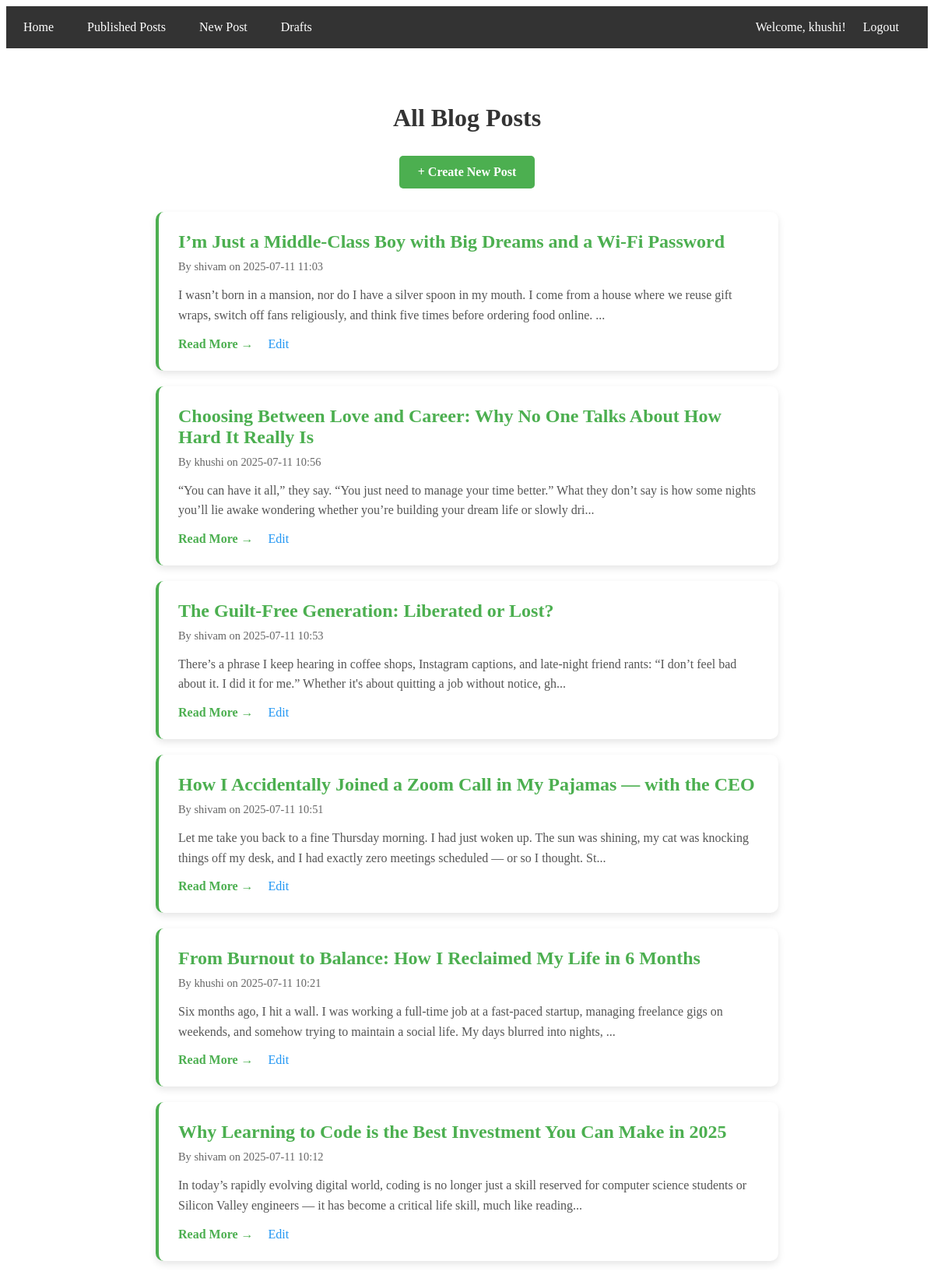
Screenshot of /posts/ (signed in) with the database file from the repository.
### tables this page shows
CREATE TABLE posts (
            id INTEGER PRIMARY KEY AUTOINCREMENT,
            title TEXT NOT NULL,
            body TEXT NOT NULL,
            author TEXT NOT NULL,
            is_published BOOLEAN DEFAULT 0,
            created_at TEXT NOT NULL
        );

### routes/post_routes.py (the view)
@post_bp.route("/", methods=["GET"])
def show_posts():
    posts = list_posts(published=True)
    return render_template("posts.html", posts=posts)

### controllers/post_controller.py (called while the page is built)
def list_posts(published=True):
    return Post.get_by_status(is_published=published)

### models/post.py (called while the page is built)
    @staticmethod
    def _init_db():
        os.makedirs(os.path.dirname(DATABASE_FILE), exist_ok=True)
        conn = sqlite3.connect(DATABASE_FILE)
        cursor = conn.cursor()
        cursor.execute('''
            CREATE TABLE IF NOT EXISTS posts (
                id INTEGER PRIMARY KEY AUTOINCREMENT,
                title TEXT NOT NULL,
                body TEXT NOT NULL,
                author TEXT NOT NULL,
                is_published BOOLEAN DEFAULT 0,
                created_at TEXT NOT NULL
            )
        ''')
        conn.commit()
        conn.close()

    @staticmethod
    def _get_connection():
        Post._init_db()
        return sqlite3.connect(DATABASE_FILE)

    @staticmethod
    def get_by_status(is_published=True):
        conn = Post._get_connection()
        cursor = conn.cursor()
        cursor.execute('SELECT * FROM posts WHERE is_published = ? ORDER BY created_at DESC', (is_published,))
        posts = []
        for row in cursor.fetchall():
            posts.append({
                "id": row[0],
                "title": row[1],
                "body": row[2],
                "author": row[3],
                "is_published": bool(row[4]),
                "created_at": row[5]
            })
        conn.close()
        return posts

### templates/posts.html (shortened to what this page needs)
{% extends "base.html" %}
{% block content %}
<div style="max-width: 800px; margin: 0 auto;">
    <h1 style="text-align: center; color: #333; margin-bottom: 30px;">{{ title if title else 'All Blog Posts' }}</h1>
    {% if session.get('username') %}
        <div style="text-align: center; margin-bottom: 30px;">
            <a href="{{ url_for('posts.new_post') }}" style="
                display: inline-block;
                padding: 12px 24px;
                background-color: #4CAF50;
                color: white;
                text-decoration: none;
                border-radius: 5px;
                font-weight: bold;
            ">+ Create New Post</a>
        </div>
    {% endif %}
    <div style="display: grid; gap: 20px;">
        {% for post in posts %}
            <div style="
                background-color: white;
                padding: 25px;
                border-radius: 10px;
                box-shadow: 0 4px 10px rgba(0,0,0,0.1);
                border-left: 4px solid #4CAF50;
            ">
                <h2 style="margin: 0 0 10px 0; color: #333;">
                    <a href="{{ url_for('posts.post_detail', post_id=post.id) }}" style="
                        color: #4CAF50;
                        text-decoration: none;
                    ">{{ post.title }}</a>
                </h2>
                <p style="color: #666; font-size: 0.9em; margin: 5px 0;">
                    By {{ post.author }} on {{ post.created_at }}
                </p>
                <p style="line-height: 1.6; color: #555; margin: 15px 0;">
                    {{ post.body[:200] }}{% if post.body|length > 200 %}...{% endif %}
                </p>
                <div style="margin-top: 15px;">
                    <a href="{{ url_for('posts.post_detail', post_id=post.id) }}" style="
                        color: #4CAF50;
                        text-decoration: none;
                        font-weight: bold;
                        margin-right: 15px;
                    ">Read More →</a>
                    {% if session.get('username') %}
                        <a href="{{ url_for('posts.edit_post', post_id=post.id) }}" style="
                            color: #2196F3;
                            text-decoration: none;
                        ">Edit</a>
                    {% endif %}
                </div>
            </div>
        {% endfor %}
    </div>
</div>
{% endblock %}

### rows the page displays
posts: title "I’m Just a Middle-Class Boy with Big Dreams and a Wi-Fi Password", author "shivam", created_at "2025-07-11 11:03", body "I wasn’t born in a mansion, nor do I have a silver spoon in my mouth. I come from a house where we reuse gift wraps, switch off fans religiously, and think five times before ordering food online."
posts: title "Choosing Between Love and Career: Why No One Talks About How Hard It Really Is", author "khushi", created_at "2025-07-11 10:56", body "“You can have it all,” they say. “You just need to manage your time better.” What they don’t say is how some nights you’ll lie awake wondering whether you’re building your dream life or slowly dri"
posts: title "The Guilt-Free Generation: Liberated or Lost?", author "shivam", created_at "2025-07-11 10:53", body "There’s a phrase I keep hearing in coffee shops, Instagram captions, and late-night friend rants: “I don’t feel bad about it. I did it for me.” Whether it's about quitting a job without notice, gh"
posts: title "How I Accidentally Joined a Zoom Call in My Pajamas — with the CEO", author "shivam", created_at "2025-07-11 10:51", body "Let me take you back to a fine Thursday morning. I had just woken up. The sun was shining, my cat was knocking things off my desk, and I had exactly zero meetings scheduled — or so I thought. St"
posts: title "From Burnout to Balance: How I Reclaimed My Life in 6 Months", author "khushi", created_at "2025-07-11 10:21", body "Six months ago, I hit a wall. I was working a full-time job at a fast-paced startup, managing freelance gigs on weekends, and somehow trying to maintain a social life. My days blurred into nights,"
posts: title "Why Learning to Code is the Best Investment You Can Make in 2025", author "shivam", created_at "2025-07-11 10:12", body "In today’s rapidly evolving digital world, coding is no longer just a skill reserved for computer science students or Silicon Valley engineers — it has become a critical life skill, much like reading"

### other values shown
{{ session.get('username') }} "khushi"
{{ title if title else 'All Blog Posts' }} "All Blog Posts"
